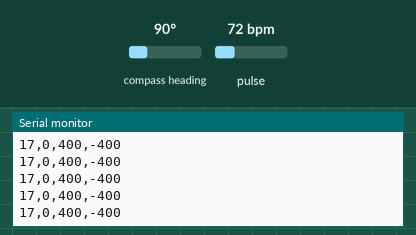
A sketch run on a simulated Arduino Uno, built with avr-gcc and run on an emulated ATmega328P. Shown: the last lines printed to the serial monitor. Wiring (inferred from the names in the program): HMC5883L compass at I2C address 0x1E. The test bench sets the inputs (shaded band); at power-on: compass heading 90°, pulse 72 bpm.

Above: at 1.2 s.
1.3 s: compass heading set to 180°
At 2.1 s:
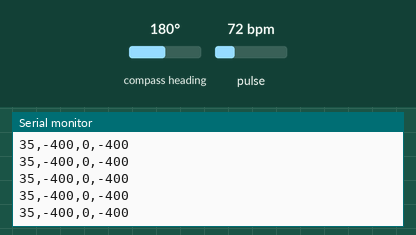
4.3 s: pulse set to 42 bpm
At 5.2 s:
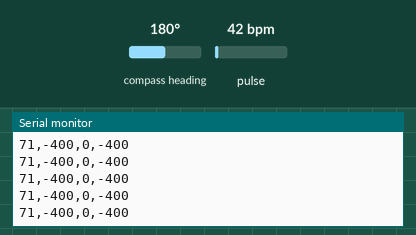
5.8 s: pulse set to 100 bpm
At 6.9 s:
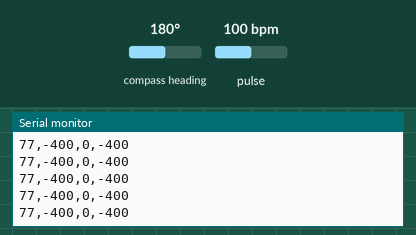
Timing chart, 0 to 8.8 s (numbered marks = the images above; inputs shaded):
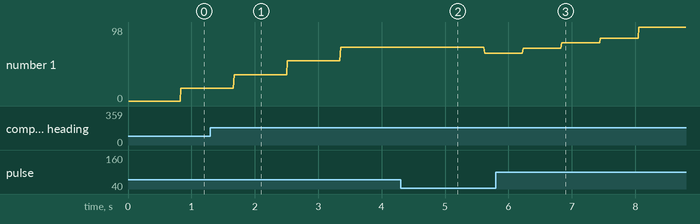

The sketch:

heartGyro.ino
```cpp
#include <Wire.h>
#include "MAX30105.h"
#include "heartRate.h"
#define addr 0x1E //I2C Address for The HMC5883
MAX30105 particleSensor;

const byte RATE_SIZE = 4; //Increase this for more averaging. 4 is good.
byte rates[RATE_SIZE]; //Array of heart rates
byte rateSpot = 0;
long lastBeat = 0; //Time at which the last beat occurred
void gyr();
float beatsPerMinute;
int beatAvg;

void setup()
{
  Serial.begin(115200);
  Serial.println("Initializing...");

  // Initialize sensor
  if (!particleSensor.begin(Wire, I2C_SPEED_FAST)) //Use default I2C port, 400kHz speed
  {
    Serial.println("MAX30105 was not found. Please check wiring/power. ");
    while (1);
  }
  Serial.println("Place your index finger on the sensor with steady pressure.");

  particleSensor.setup(); //Configure sensor with default settings
  particleSensor.setPulseAmplitudeRed(0x0A); //Turn Red LED to low to indicate sensor is running
  particleSensor.setPulseAmplitudeGreen(0); //Turn off Green LED
}

void loop()
{
  long irValue = particleSensor.getIR();

  if (checkForBeat(irValue) == true)
  {
    //We sensed a beat!
    long delta = millis() - lastBeat;
    lastBeat = millis();

    beatsPerMinute = 60 / (delta / 1000.0);

    if (beatsPerMinute < 255 && beatsPerMinute > 20)
    {
      rates[rateSpot++] = (byte)beatsPerMinute; //Store this reading in the array
      rateSpot %= RATE_SIZE; //Wrap variable

      //Take average of readings
      beatAvg = 0;
      for (byte x = 0 ; x < RATE_SIZE ; x++)
        beatAvg += rates[x];
      beatAvg /= RATE_SIZE;
    }
  }

 // Serial.print("IR=");
 // Serial.print(irValue);
//Serial.print(", BPM=");
 // Serial.print(",");
 // Serial.print(beatsPerMinute);
 //   Serial.print(",");
 // Serial.print(", Avg BPM=");
  Serial.print(beatAvg);

  //if (irValue < 50000)
//    Serial.print(" No finger?");
  gyr();
   Serial.println("");

}
void gyr()
{
   Wire.begin();
  Wire.beginTransmission(addr); //start talking
  Wire.write(0x02); // Set the Register
  Wire.write(0x00); // Tell the HMC5883 to Continuously Measure
  Wire.endTransmission();
  int x,y,z; //triple axis data

  //Tell the HMC what regist to begin writing data into
  Wire.beginTransmission(addr);
  Wire.write(0x03); //start with register 3.
  Wire.endTransmission();

   //Read the data.. 2 bytes for each axis.. 6 total bytes
  Wire.requestFrom(addr, 6);
  if(6<=Wire.available()){
    x = Wire.read()<<8; //MSB  x
    x |= Wire.read(); //LSB  x
    z = Wire.read()<<8; //MSB  z
    z |= Wire.read(); //LSB z
    y = Wire.read()<<8; //MSB y
    y |= Wire.read(); //LSB y
  }

  // Show Values
 // Serial.print("X Value: ");
  Serial.print(",");
  Serial.print(x);
 // Serial.print("Y Value: ");
  Serial.print(",");
  Serial.print(y);
 // Serial.print("Z Value: ");
  Serial.print(",");
  Serial.print(z);
}
```

Measured:
- after the input at 1.3 s, the serial monitor: prints a new line at once (image 1)
- after the input at 5.8 s, the serial monitor: prints a new line after 0.43 s (image 3)
- plotted number 1: 71 → 63 after the input at 4.3 s, 63 → 98 after the input at 5.8 s
